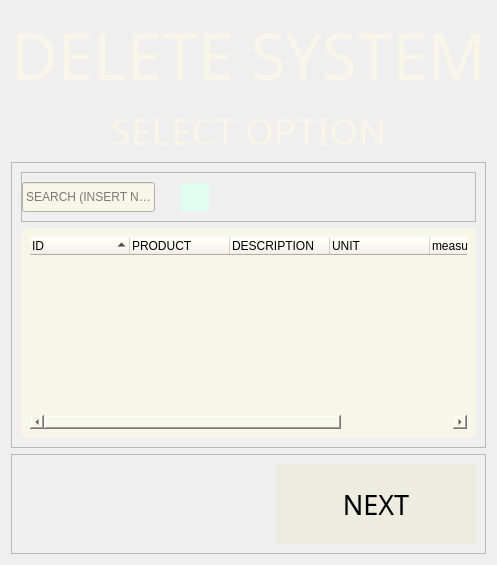
         <widget class="QWidget" name="rmpd">
          <layout class="QVBoxLayout" name="verticalLayout_37">
           <item>
            <widget class="QLabel" name="rmpd_lb_ds">
             <property name="font">
              <font>
               <family>Voga </family>
               <pointsize>48</pointsize>
               <italic>false</italic>
               <bold>false</bold>
              </font>
             </property>
             <property name="styleSheet">
              <string notr="true">font: 48pt &quot;Voga &quot;;
 color:#f6f6e9;</string>
             </property>
             <property name="text">
              <string>DELETE SYSTEM</string>
             </property>
             <property name="alignment">
              <set>Qt::AlignCenter</set>
             </property>
            </widget>
           </item>
           <item>
            <widget class="QLabel" name="rmpd_lb_so">
             <property name="font">
              <font>
               <family>Fira Sans</family>
               <pointsize>28</pointsize>
               <italic>false</italic>
               <bold>false</bold>
              </font>
             </property>
             <property name="styleSheet">
              <string notr="true">color:#f6f6e9;
font: 500 28pt &quot;Fira Sans&quot;;
</string>
             </property>
             <property name="text">
              <string>SELECT OPTION</string>
             </property>
             <property name="alignment">
              <set>Qt::AlignCenter</set>
             </property>
            </widget>
           </item>
           <item>
            <widget class="QStackedWidget" name="rmpd_stackedWidget">
             <property name="sizePolicy">
              <sizepolicy hsizetype="Preferred" vsizetype="MinimumExpanding">
               <horstretch>0</horstretch>
               <verstretch>0</verstretch>
              </sizepolicy>
             </property>
             <property name="frameShape">
              <enum>QFrame::StyledPanel</enum>
             </property>
             <property name="frameShadow">
              <enum>QFrame::Raised</enum>
             </property>
             <property name="currentIndex">
              <number>0</number>
             </property>
             <widget class="QWidget" name="rmpd_slct">
              <layout class="QVBoxLayout" name="verticalLayout_34">
               <item>
                <widget class="QFrame" name="rmpd_slct_f1">
                 <property name="sizePolicy">
                  <sizepolicy hsizetype="Preferred" vsizetype="Maximum">
                   <horstretch>0</horstretch>
                   <verstretch>0</verstretch>
                  </sizepolicy>
                 </property>
                 <property name="minimumSize">
                  <size>
                   <width>0</width>
                   <height>50</height>
                  </size>
                 </property>
                 <property name="frameShape">
                  <enum>QFrame::StyledPanel</enum>
                 </property>
                 <property name="frameShadow">
                  <enum>QFrame::Raised</enum>
                 </property>
                 <layout class="QHBoxLayout" name="horizontalLayout_37">
                  <property name="leftMargin">
                   <number>0</number>
                  </property>
                  <item>
                   <widget class="QLineEdit" name="rmpd_slct_src">
                    <property name="sizePolicy">
                     <sizepolicy hsizetype="MinimumExpanding" vsizetype="Fixed">
                      <horstretch>0</horstretch>
                      <verstretch>0</verstretch>
                     </sizepolicy>
                    </property>
                    <property name="minimumSize">
                     <size>
                      <width>0</width>
                      <height>30</height>
                     </size>
                    </property>
                    <property name="maximumSize">
                     <size>
                      <width>500</width>
                      <height>16777215</height>
                     </size>
                    </property>
                    <property name="styleSheet">
                     <string notr="true">background-color: rgb(246, 246, 233);</string>
                    </property>
                    <property name="alignment">
                     <set>Qt::AlignCenter</set>
                    </property>
                    <property name="placeholderText">
                     <string>SEARCH (INSERT NAME)</string>
                    </property>
                   </widget>
                  </item>
                  <item>
                   <spacer name="horizontalSpacer_32">
                    <property name="orientation">
                     <enum>Qt::Horizontal</enum>
                    </property>
                    <property name="sizeType">
                     <enum>QSizePolicy::Maximum</enum>
                    </property>
                    <property name="sizeHint" stdset="0">
                     <size>
                      <width>20</width>
                      <height>20</height>
                     </size>
                    </property>
                   </spacer>
                  </item>
                  <item>
                   <widget class="QPushButton" name="rmpd_slct_btn">
                    <property name="sizePolicy">
                     <sizepolicy hsizetype="Minimum" vsizetype="Fixed">
                      <horstretch>0</horstretch>
                      <verstretch>0</verstretch>
                     </sizepolicy>
                    </property>
                    <property name="minimumSize">
                     <size>
                      <width>28</width>
                      <height>0</height>
                     </size>
                    </property>
                    <property name="maximumSize">
                     <size>
                      <width>10</width>
                      <height>28</height>
                     </size>
                    </property>
                    <property name="styleSheet">
                     <string notr="true">QPushButton:hover
{
    border: 3px solid  rgb(205, 255, 225);
	background-color: rgb(200, 255, 220);
}
QPushButton {
	background-image: url(:/img/Interface_files/glass_src.png);
	background-repeat: no-repeat;
	background-color: rgb(224, 255, 241);
	border: 3px solid rgb(224, 255, 241);
}

/*background: center;*/

/*background: center;*/
</string>
                    </property>
                    <property name="text">
                     <string/>
                    </property>
                   </widget>
                  </item>
                  <item>
                   <spacer name="horizontalSpacer_33">
                    <property name="orientation">
                     <enum>Qt::Horizontal</enum>
                    </property>
                    <property name="sizeHint" stdset="0">
                     <size>
                      <width>257</width>
                      <height>20</height>
                     </size>
                    </property>
                   </spacer>
                  </item>
                 </layout>
                </widget>
               </item>
               <item>
                <widget class="QFrame" name="rmpd_slct_f2">
                 <property name="styleSheet">
                  <string notr="true">background-color: rgb(246, 246, 233);
border-radius: 5px;
</string>
                 </property>
                 <property name="frameShape">
                  <enum>QFrame::StyledPanel</enum>
                 </property>
                 <property name="frameShadow">
                  <enum>QFrame::Raised</enum>
                 </property>
                 <layout class="QVBoxLayout" name="verticalLayout_35">
                  <item>
                   <widget class="QTreeWidget" name="rmpd_f_tree">
                    <property name="tabKeyNavigation">
                     <bool>false</bool>
                    </property>
                    <property name="indentation">
                     <number>20</number>
                    </property>
                    <property name="rootIsDecorated">
                     <bool>false</bool>
                    </property>
                    <property name="uniformRowHeights">
                     <bool>false</bool>
                    </property>
                    <property name="itemsExpandable">
                     <bool>true</bool>
                    </property>
                    <property name="sortingEnabled">
                     <bool>true</bool>
                    </property>
                    <property name="animated">
                     <bool>false</bool>
                    </property>
                    <property name="allColumnsShowFocus">
                     <bool>false</bool>
                    </property>
                    <property name="wordWrap">
                     <bool>false</bool>
                    </property>
                    <property name="headerHidden">
                     <bool>false</bool>
                    </property>
                    <attribute name="headerMinimumSectionSize">
                     <number>39</number>
                    </attribute>
                    <column>
                     <property name="text">
                      <string>ID</string>
                     </property>
                    </column>
                    <column>
                     <property name="text">
                      <string>PRODUCT</string>
                     </property>
                    </column>
                    <column>
                     <property name="text">
                      <string>DESCRIPTION</string>
                     </property>
                    </column>
                    <column>
                     <property name="text">
                      <string>UNIT</string>
                     </property>
                    </column>
                    <column>
                     <property name="text">
                      <string>measure</string>
                     </property>
                    </column>
                    <column>
                     <property name="text">
                      <string>VALUE</string>
                     </property>
                    </column>
                   </widget>
                  </item>
                 </layout>
                </widget>
               </item>
              </layout>
             </widget>
             <widget class="QWidget" name="rmpd_sc">
              <layout class="QVBoxLayout" name="verticalLayout_36">
               <item>
                <widget class="QLabel" name="rmpd_sc_lb_suc">
                 <property name="styleSheet">
                  <string notr="true">font:65pt &quot;Voga &quot;; color:#f6f6e9;</string>
                 </property>
                 <property name="text">
                  <string>PRODUCT DELETED
SUCCESSFULLY</string>
                 </property>
                 <property name="scaledContents">
                  <bool>false</bool>
                 </property>
                 <property name="alignment">
                  <set>Qt::AlignCenter</set>
                 </property>
                </widget>
               </item>
              </layout>
             </widget>
            </widget>
           </item>
           <item>
            <widget class="QFrame" name="rmpd_btn">
             <property name="sizePolicy">
              <sizepolicy hsizetype="Preferred" vsizetype="Minimum">
               <horstretch>0</horstretch>
               <verstretch>0</verstretch>
              </sizepolicy>
             </property>
             <property name="minimumSize">
              <size>
               <width>0</width>
               <height>100</height>
              </size>
             </property>
             <property name="frameShape">
              <enum>QFrame::StyledPanel</enum>
             </property>
             <property name="frameShadow">
              <enum>QFrame::Raised</enum>
             </property>
             <layout class="QHBoxLayout" name="horizontalLayout_36">
              <item>
               <spacer name="horizontalSpacer_31">
                <property name="orientation">
                 <enum>Qt::Horizontal</enum>
                </property>
                <property name="sizeType">
                 <enum>QSizePolicy::MinimumExpanding</enum>
                </property>
                <property name="sizeHint" stdset="0">
                 <size>
                  <width>100</width>
                  <height>20</height>
                 </size>
                </property>
               </spacer>
              </item>
              <item>
               <widget class="QPushButton" name="rmpd_btn_n">
                <property name="sizePolicy">
                 <sizepolicy hsizetype="Minimum" vsizetype="Preferred">
                  <horstretch>0</horstretch>
                  <verstretch>0</verstretch>
                 </sizepolicy>
                </property>
                <property name="minimumSize">
                 <size>
                  <width>200</width>
                  <height>0</height>
                 </size>
                </property>
                <property name="sizeIncrement">
                 <size>
                  <width>0</width>
                  <height>0</height>
                 </size>
                </property>
                <property name="font">
                 <font>
                  <family>Fira Sans Medium</family>
                  <pointsize>20</pointsize>
                 </font>
                </property>
                <property name="styleSheet">
                 <string notr="true">QPushButton:hover
{
   border: 4px solid  rgb(31, 80, 20);
	background-color: rgb(212, 212, 201);
	

}
QPushButton {
	background-color: rgb(236, 236, 224);
	border: none;
}
</string>
                </property>
                <property name="text">
                 <string>NEXT</string>
                </property>
                <property name="autoDefault">
                 <bool>false</bool>
                </property>
                <property name="flat">
                 <bool>false</bool>
                </property>
               </widget>
              </item>
             </layout>
            </widget>
           </item>
          </layout>
         </widget>
